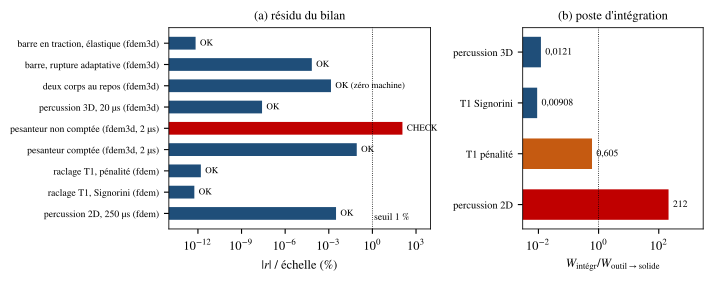

Reproduce this figure in Python.
"""Bilan d'energie B4 sur neuf calculs courts rejoues le 2026-10-06.
(a) residu |r| rapporte a l'echelle du bilan (max de Ec0, Ec et du flux brut
echange), verdict imprime par rockim ; (b) poste « integration » (correction
saute-mouton f^2 dt^2/2m) rapporte au travail fourni par l'outil au solide :
le bilan ferme dans tous les cas, y compris quand ce poste depasse de deux
ordres de grandeur l'apport de l'outil. Donnees : b4_residus.csv, b4_postes.csv
(prep_b4.py). Usage : python fig_b4.py -> fig_b4.pdf
"""
import os, csv
import numpy as np
from style_verif import plt, fmt

HERE = os.path.dirname(os.path.abspath(__file__))
r = list(csv.DictReader(open(os.path.join(HERE, "b4_residus.csv"))))
p = {x["cle"]: x for x in csv.DictReader(open(os.path.join(HERE, "b4_postes.csv")))}

fig, ax = plt.subplots(1, 2, figsize=(7.2, 2.9), gridspec_kw=dict(width_ratios=[1.45, 1]))
a = ax[0]
y = np.arange(len(r))[::-1]
pct = np.array([float(x["residu_pct_echelle"]) for x in r])
col = ["#c00000" if x["verdict"].startswith("CHECK") else "#1f4e79" for x in r]
a.barh(y, pct, color=col, height=0.6)
a.set_xscale("log")
a.set_xlim(1e-14, 1e4)
a.set_yticks(y)
a.set_yticklabels([x["cas"] for x in r], fontsize=7)
a.axvline(1.0, color="k", lw=0.6, ls=":")
a.text(1.3, y[-1] - 0.3, "seuil 1 %", fontsize=7)
for yi, x, v in zip(y, r, pct):
    a.text(v * 2, yi, x["verdict"].replace("zero machine", "zéro machine"), va="center", fontsize=6.5)
a.set_xlabel(r"$|r|$ / échelle (%)")
a.set_title("(a) résidu du bilan", fontsize=9)

b = ax[1]
keys = [("perc3d_20us", "percussion 3D"), ("t1_sig", "T1 Signorini"), ("t1_pen", "T1 pénalité"),
        ("perc2d", "percussion 2D")]
ratio = [float(p[k]["integration"]) / float(p[k]["outil->solide"]) for k, _ in keys]
yy = np.arange(len(keys))[::-1]
b.barh(yy, ratio, color=["#1f4e79", "#1f4e79", "#c55a11", "#c00000"], height=0.6)
b.set_xscale("log")
b.set_xlim(3e-3, 3e3)
b.set_yticks(yy)
b.set_yticklabels([l for _, l in keys], fontsize=7.5)
for yi, v in zip(yy, ratio):
    b.text(v * 1.4, yi, fmt(float(f"{v:.3g}")), va="center", fontsize=7)
b.axvline(1.0, color="k", lw=0.6, ls=":")
b.set_xlabel(r"$W_\mathrm{intégr} / W_\mathrm{outil \to solide}$")
b.set_title("(b) poste d'intégration", fontsize=9)
fig.tight_layout()
fig.savefig(os.path.join(HERE, "fig_b4.pdf"))
